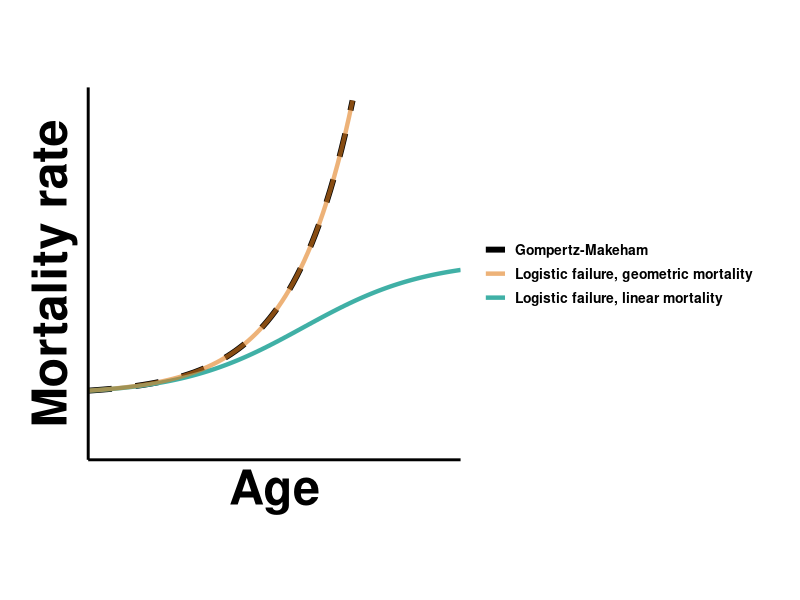
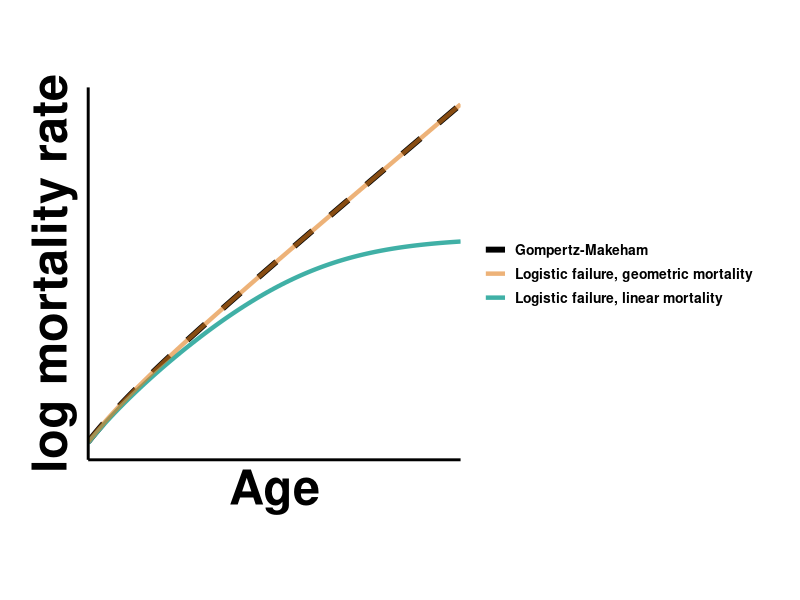
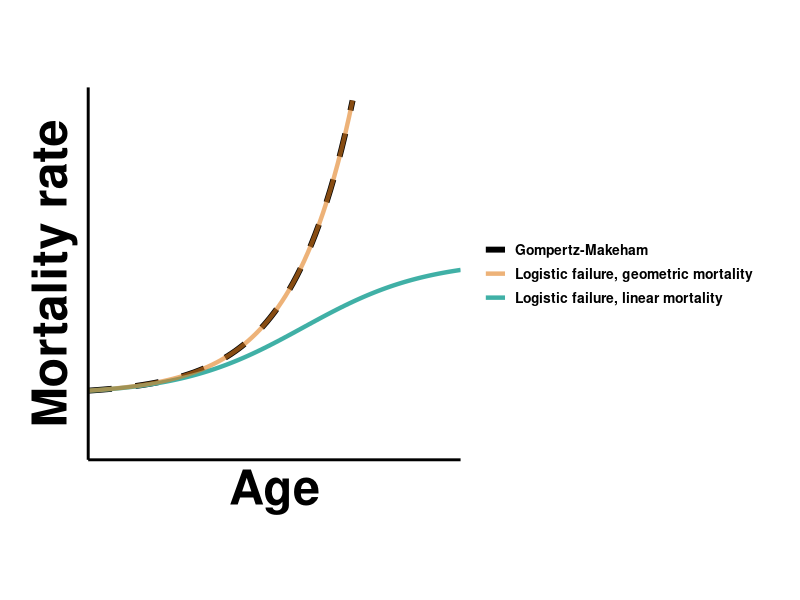
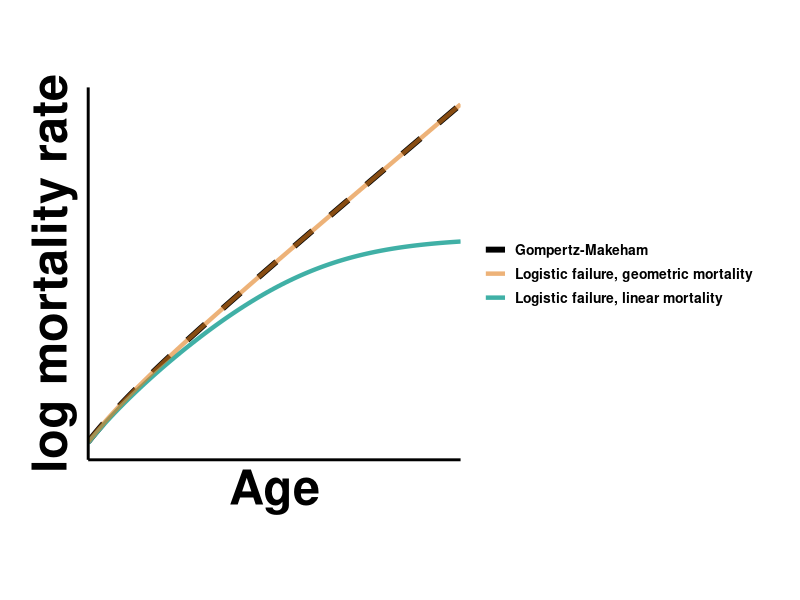

Write R code to recreate these figures, in order.
############################
# Make plots comparing Gompertz-Makeham and logistic failure/mortality curves
# For the ageing networks manuscript
# Written by Shikhara Bhat
# JGU Mainz, Germany
# Date created: Fri Apr 11 15:04:02 2025
# Date last modified: Mon Oct 06 17:25:33 2025
###########################
library(ggplot2) #for plotting
library(svglite) #for saving figures as vectorized SVGs (resolution free)


##########################
#Define the curves we want to plot

#Gompertz-Makeham curve
# mu(t) = M + a e^{bt}
gompertz_makeham <- function(t,phi,k,mu_e,chi,f0){
  
  #composite variables for convenience
  alpha <- phi + k*f0
  beta <- phi + k
  
  #from our analytics
  M <- mu_e - (chi*phi)/(k+phi)
  a <- chi*alpha/((k+phi)*(1-f0))
    
  return (M + a*exp(beta*t))
}

#define the solution to our logistic failures model
# the model is df/dt = (1-f)(r(f0) - kr*f0 + kr*f), approximating the more general model df/dt = (1-f)r(f)
#f0 is initial number of failures.
# r0 is r(f0)
#kr is dr/df at f = f0
#M is extrinsic mortality (analogous to Makeham parameter in GM)
logistic_fail_linear_mort <- function(t,phi,k,mu_e,chi,f0){
  
  #composite variables for convenience
  alpha <- phi + k*f0
  beta <- phi + k
  
  numerator <- (alpha*exp(beta*t))-phi*(1-f0)
  denominator <- beta + alpha*(exp(beta*t)-1)
  
  #analytical solution
  f <- numerator/denominator
  
  return (mu_e + chi*f)
}

logistic_fail_geometric_mort <- function(t,phi,k,mu_e,chi,f0){
  
  #composite variables for convenience
  alpha <- phi + k*f0
  beta <- phi + k
  
  numerator <- (alpha*exp(beta*t))-phi*(1-f0)
  denominator <- beta + alpha*(exp(beta*t)-1)
  
  #analytical solution
  f <- numerator/denominator
  
  intr_mort <- f/(1-f) 
  return (mu_e + chi*intr_mort)
}

##Find the plateau time
plateau_point <- function(phi,kr){
  return (0.5*(1-(phi/kr)))
}

plateau_time <- function(phi,f0,kr){
  beta <- phi + kr
  fstar <- plateau_point(phi,kr)
  log_num <- (1-f0)*(phi+kr*fstar)
  log_den <- (1-fstar)*(phi+kr*f0)
  log_term <- log(log_num/log_den)
  return( (1/beta)*log_term)
}

###############################
#Plotting

#define parameters
#X and Y axis scales are unparameterized/arbitrary anyway.
# my_params <- list(phi = 0.001, #intrinsic failure (constant component)
#                   k = 0.1, #interdependence rate (coefficient of linear component)
#                   mu_e = 1e-5, #extrinsic mortality
#                   chi = 0.2,   #how strongly failures impact mortality
#                   f0 = 0.01 #initial condition
# )


my_params <- list(phi = 0.001, #intrinsic failure (constant component)
                  k = 0.1, #interdependence rate (coefficient of linear component)
                  mu_e = 1e-5, #extrinsic mortality
                  chi = 1,   #how strongly failures impact mortality
                  f0 = 0.001 #initial condition
)


# my_params_linear <- list(phi = 0.01, #intrinsic failure (constant component)
#                          k = 0.1, #interdependence rate (coefficient of linear component)
#                          mu_e = 1e-5, #extrinsic mortality
#                          chi = 0.5,   #how strongly failures impact mortality
#                          f0 = 0.01 #initial condition
# )


  
#base layer. Control the axis limits and padding here
lineplot <- ggplot() + scale_x_continuous(limits = c(10,70), expand = c(0,0))
#lineplot <- ggplot() + scale_x_continuous(limits = c(0.1,0.85), expand = c(0,0))
lineplot <- lineplot + scale_y_continuous(limits = c(-0.5,2.3), expand = c(0,0))


###########################
#Plot on a linear scale

#add Gompertz curve with specified parameters
lineplot <- lineplot + geom_function(fun=gompertz_makeham, args = my_params,aes(color='Gompertz-Makeham'),linetype='dashed',linewidth=2)
#add logistic curve with specified parameters
lineplot <- lineplot + geom_function(fun=logistic_fail_linear_mort, args = my_params,aes(color='Logistic failure, linear mortality'),linewidth=1.5)
lineplot <- lineplot + geom_function(fun=logistic_fail_geometric_mort, args = my_params,aes(color='Logistic failure, geometric mortality'),linewidth=1.5, alpha = 0.6)
#add a vertical line for plateau time
#lineplot <- lineplot + geom_vline(xintercept = plateau_time(phi=0.08,f0=0,kr=7.92),linetype='dotted',linewidth=2,alpha=0.6, color='#666666')

#add a legend
lineplot <- lineplot + scale_color_manual(values =  c('Gompertz-Makeham'='#000000',
                                                      'Logistic failure, linear mortality'='#40B0A6',
                                                     # 'Linear failure, linear mortality'='#cc9922',
                                                      'Logistic failure, geometric mortality'='#e17f1e'))


# #aesthetics
lineplot <- lineplot + theme_light() + xlab('Age') + ylab("Mortality rate")
lineplot <- lineplot + theme(panel.border = element_blank(), axis.line = element_line(colour = "black",linewidth=1), panel.grid.major = element_blank(), panel.grid.minor = element_blank())
#lineplot <- lineplot + theme(axis.text = element_text(face = 'bold', color = 'black',size = 30)) #in case we want numbers on the axes
lineplot <- lineplot + theme(axis.title = element_text(face = 'bold',color = 'black',size = 35))
lineplot <- lineplot + theme(legend.text = element_text(face = 'bold', color = 'black',size = 10))
lineplot <- lineplot + theme(aspect.ratio = 1) #set aspect ratio
lineplot <- lineplot + theme(legend.title=element_blank()) #remove legend title
lineplot <- lineplot + theme(axis.ticks.length = unit(.15, "cm")) + theme(axis.ticks = element_line(color='black',linewidth=0.5))
#plot margins are to be provided in the order top, right, bottom, left
lineplot <- lineplot + theme(plot.margin = margin(0.1, 1, ,0.8 , "cm"))

#Remove the numeric values on the x and y axes (because we don't care about the actual numbers)
lineplot <- lineplot + theme(axis.text.x=element_blank(),
                             axis.ticks.x=element_blank(),
                             axis.text.y=element_blank(),
                             axis.ticks.y=element_blank())

lineplot


#uncomment below to save the figure as an SVG
ggsave(filename = './output/fig_2A.svg',plot=lineplot,width=12,height=12)



#################################
#also plot the same curves on a log scale

#transform to log scale
logplot <- lineplot + scale_y_continuous(trans='log') + ylab("log mortality rate")
logplot

#uncomment below to save the figure as an SVG
ggsave(filename = './output/fig_2B.svg',plot=logplot,width=12,height=12)
